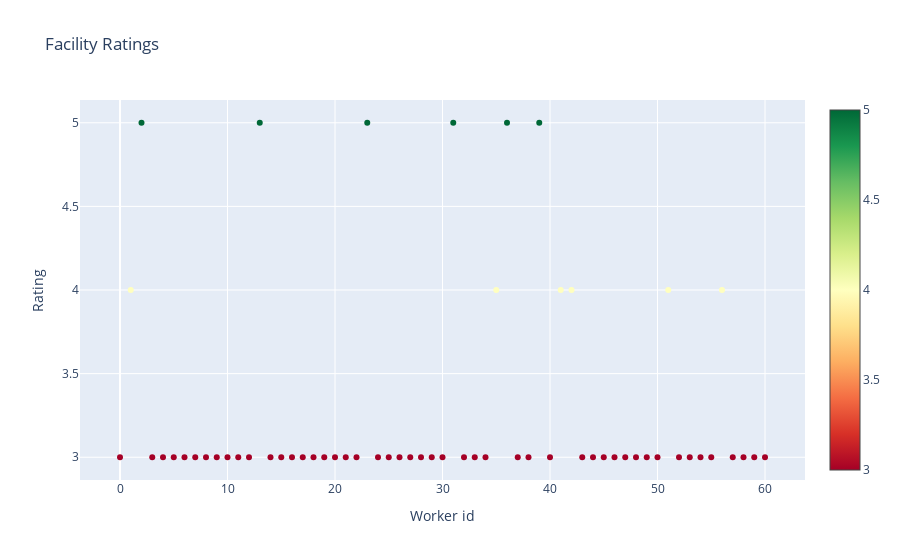

Notebook source saved alongside this figure:
### Code cell
fig = go.Figure()
fig.add_trace(go.Scatter(x=final_data['FACILITY_ID'], y=final_data['rating'], mode='markers', 
                         marker=dict(color=final_data['rating'], colorscale='RdYlGn',
        showscale=True)))
fig.update_layout(title='Facility Ratings', xaxis_title='Worker id', yaxis_title='Rating', showlegend=False)
fig.show()

### Figure 1 — Plotly figure (JSON) as saved in the notebook; plotly's stock layout.template omitted (floating-point values rounded to 4 significant figures)
{"data": [{"marker": {"color": [3, 4, 5, 3, 3, 3, 3, 3, 3, 3, 3, 3, 3, 5, 3, 3, 3, 3, 3, 3, 3, 3, 3, 5, 3, 3, 3, 3, 3, 3, 3, 5, 3, 3, 3, 4, 5, 3, 3, 5, 3, 4, 4, 3, 3, 3, 3, 3, 3, 3, 3, 4, 3, 3, 3, 3, 4, 3, 3, 3, 3], "colorscale": [[0, "rgb(165,0,38)"], [0.1, "rgb(215,48,39)"], [0.2, "rgb(244,109,67)"], [0.3, "rgb(253,174,97)"], [0.4, "rgb(254,224,139)"], [0.5, "rgb(255,255,191)"], [0.6, "rgb(217,239,139)"], [0.7, "rgb(166,217,106)"], [0.8, "rgb(102,189,99)"], [0.9, "rgb(26,152,80)"], [1, "rgb(0,104,55)"]], "showscale": true}, "mode": "markers", "type": "scatter", "x": [0, 1, 2, 3, 4, 5, 6, 7, 8, 9, 10, 11, 12, 13, 14, 15, 16, 17, 18, 19, 20, 21, 22, 23, 24, 25, 26, 27, 28, 29, 30, 31, 32, 33, 34, 35, 36, 37, 38, 39, 40, 41, 42, 43, 44, 45, 46, 47, 48, 49, 50, 51, 52, 53, 54, 55, 56, 57, 58, 59, 60], "y": [3, 4, 5, 3, 3, 3, 3, 3, 3, 3, 3, 3, 3, 5, 3, 3, 3, 3, 3, 3, 3, 3, 3, 5, 3, 3, 3, 3, 3, 3, 3, 5, 3, 3, 3, 4, 5, 3, 3, 5, 3, 4, 4, 3, 3, 3, 3, 3, 3, 3, 3, 4, 3, 3, 3, 3, 4, 3, 3, 3, 3]}], "layout": {"showlegend": false, "title": {"text": "Facility Ratings"}, "xaxis": {"title": {"text": "Worker id"}}, "yaxis": {"title": {"text": "Rating"}}}}
